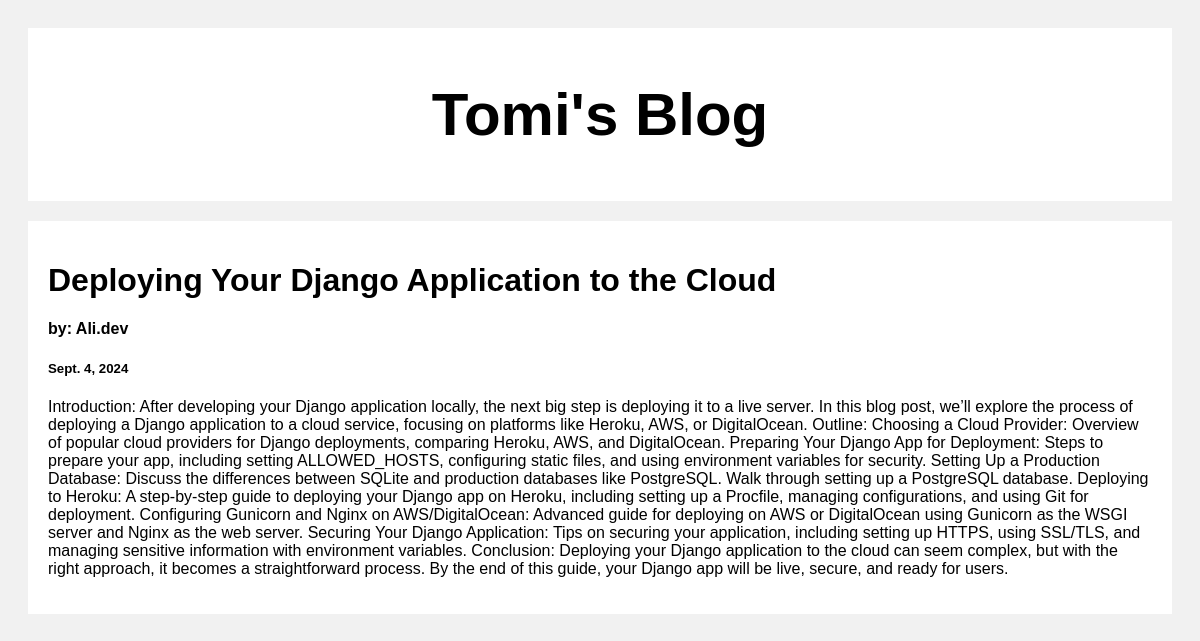
The app's page /posts/5 with its own data.
### posts/models.py (models this page shows)
class Post(models.Model):
    title = models.CharField(max_length=100)
    author = models.CharField(max_length=100)
    body = models.CharField(max_length=10000000)
    date_created = models.DateField(default=datetime.now, blank=True)

### posts/views.py (the view)
# urls.py: path('', include('posts.urls'))
def posts(request, pk):
    posts = Post.objects.get(id=pk)
    return render(request, 'posts.html', {'posts': posts})

### templates/posts.html (shortened to what this page needs)
<!DOCTYPE html>
<html>
<head>
</head>
<body>
<div class="header">
  <h2>Tomi's Blog</h2>
</div>
<div class="row">
  <div class="leftcolumn">
    <div class="card">
        <h1>{{posts.title}}</h1>
        <h4> by: {{posts.author}}</h4>
        <h5>{{posts.date_created}}</h5>
        <p>{{posts.body}}</p>
    </div>
  </div>
</div>
</body>
</html>

### templates/posts.html (style rules this page uses)
* { box-sizing: border-box; }
body { font-family: Arial; padding: 20px; background: #f1f1f1; }
.header { padding: 2px; font-size: 40px; text-align: center; background: white; }
.leftcolumn { float: left; width: 100%; }
.card { background-color: white; padding: 20px; margin-top: 20px; }
.row:after { content: ""; display: table; clear: both; }

### records on screen
Post: title "Deploying Your Django Application to the Cloud", author "Ali.dev", date_created "Sept. 4, 2024", body "Introduction: After developing your Django application locally, the next big step is deploying it to a live server. In this blog post, we’ll explore the process of deploying a Django application to a cloud service, focusing on platforms like Heroku, AWS, or DigitalOcean. Outline: Choosing a Cloud Provider: Overview of popular cloud providers for Django deployments, comparing Heroku, AWS, and DigitalOcean. Preparing Your Django App for Deployment: Steps to prepare your app, including setting ALLOWED_HOSTS, configuring static files, and using environment variables for security. Setting Up a Production Database: Discuss the differences between SQLite and production databases like PostgreSQL.…"
